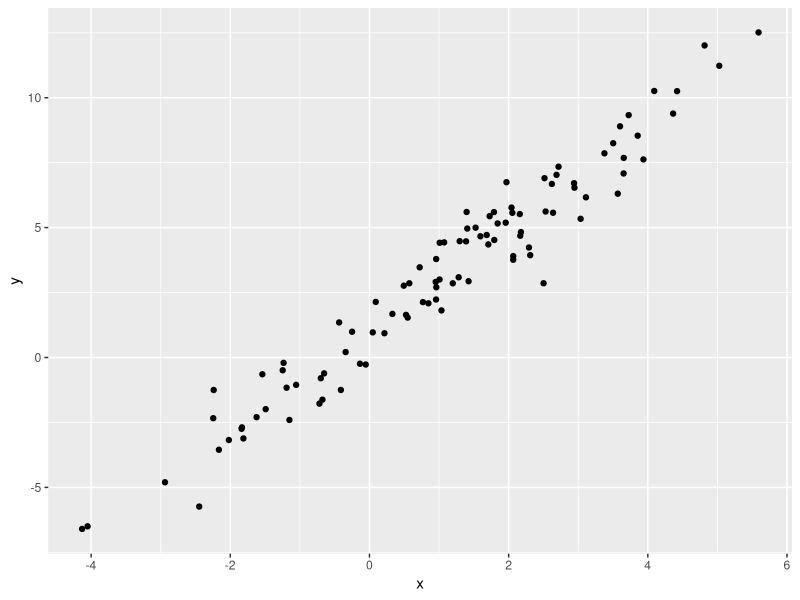

The R script that drew this image:
## ---- chunk 1
library(tidyverse)
## ---- chunk 2
plot_df = 
  tibble(
    x = rnorm(100, mean = 1, sd = 2),
    y = 1 + 2 * x + rnorm(100)
  )
## ---- chunk 3
plot_df |> 
  ggplot(aes(x = x, y = y)) + 
  geom_point()
